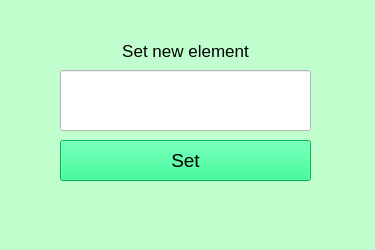
<?xml version="1.0" encoding="UTF-8"?>
<ui version="4.0">
 <class>AddElement</class>
 <widget class="QMainWindow" name="AddElement">
  <property name="geometry">
   <rect>
    <x>0</x>
    <y>0</y>
    <width>375</width>
    <height>250</height>
   </rect>
  </property>
  <property name="minimumSize">
   <size>
    <width>375</width>
    <height>250</height>
   </size>
  </property>
  <property name="maximumSize">
   <size>
    <width>375</width>
    <height>250</height>
   </size>
  </property>
  <property name="windowTitle">
   <string>MainWindow</string>
  </property>
  <property name="styleSheet">
   <string notr="true">background-color: rgb(192, 255, 205);</string>
  </property>
  <widget class="QWidget" name="centralwidget">
   <widget class="QPushButton" name="set">
    <property name="geometry">
     <rect>
      <x>60</x>
      <y>140</y>
      <width>251</width>
      <height>41</height>
     </rect>
    </property>
    <property name="font">
     <font>
      <pointsize>14</pointsize>
     </font>
    </property>
    <property name="styleSheet">
     <string notr="true">background-color: rgb(0, 255, 127);</string>
    </property>
    <property name="text">
     <string>Set</string>
    </property>
   </widget>
   <widget class="QLabel" name="label">
    <property name="geometry">
     <rect>
      <x>60</x>
      <y>30</y>
      <width>251</width>
      <height>41</height>
     </rect>
    </property>
    <property name="font">
     <font>
      <pointsize>13</pointsize>
     </font>
    </property>
    <property name="text">
     <string>Set new element</string>
    </property>
    <property name="alignment">
     <set>Qt::AlignCenter</set>
    </property>
   </widget>
   <widget class="QLineEdit" name="lineEdit">
    <property name="geometry">
     <rect>
      <x>60</x>
      <y>70</y>
      <width>251</width>
      <height>61</height>
     </rect>
    </property>
    <property name="font">
     <font>
      <pointsize>13</pointsize>
     </font>
    </property>
    <property name="styleSheet">
     <string notr="true">background-color: rgb(255, 255, 255);</string>
    </property>
    <property name="maxLength">
     <number>20</number>
    </property>
    <property name="alignment">
     <set>Qt::AlignCenter</set>
    </property>
   </widget>
  </widget>
  <widget class="QMenuBar" name="menubar">
   <property name="geometry">
    <rect>
     <x>0</x>
     <y>0</y>
     <width>375</width>
     <height>26</height>
    </rect>
   </property>
  </widget>
  <widget class="QStatusBar" name="statusbar"/>
 </widget>
 <resources/>
 <connections/>
</ui>
